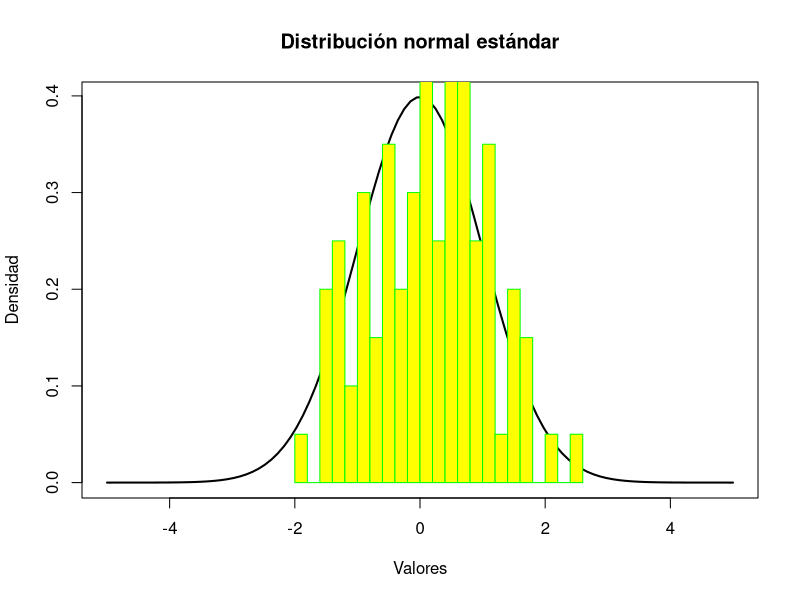
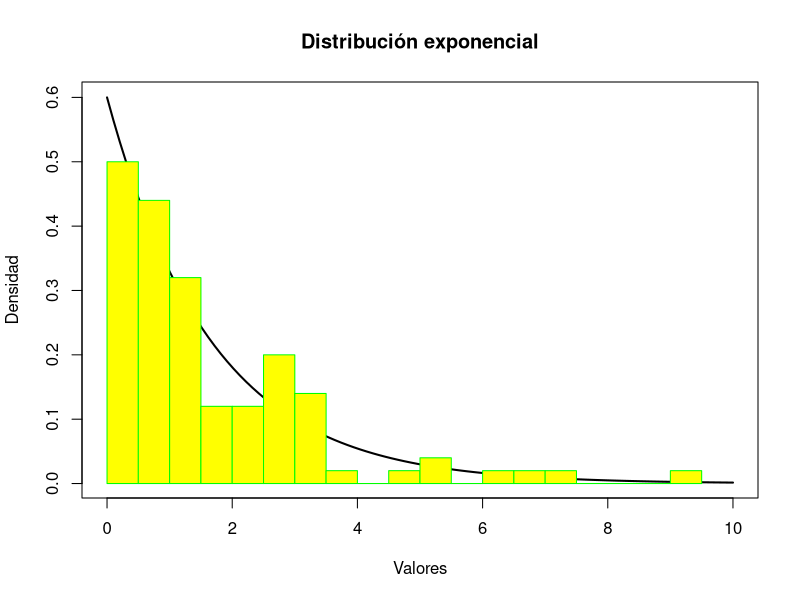
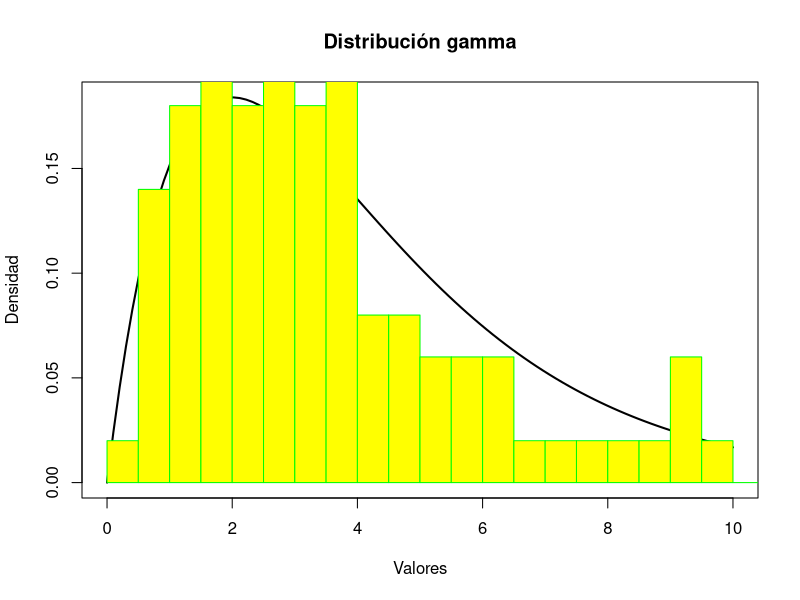
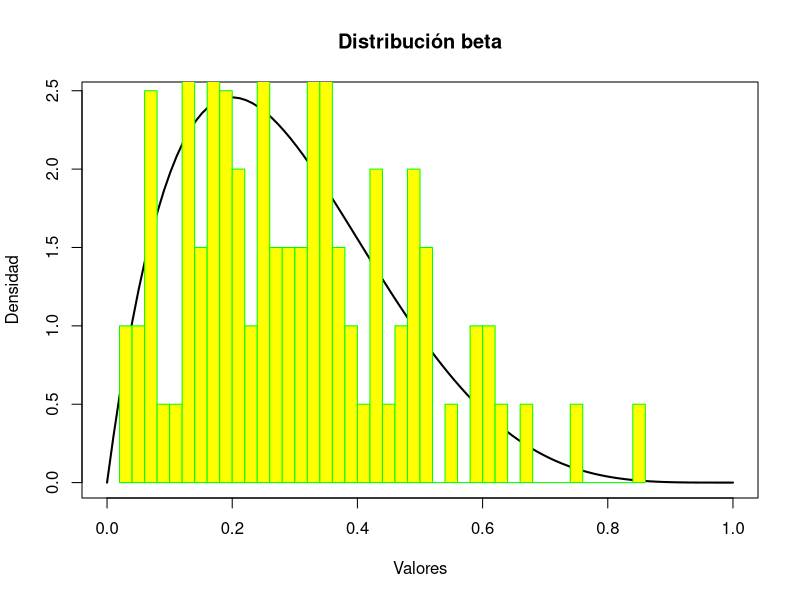
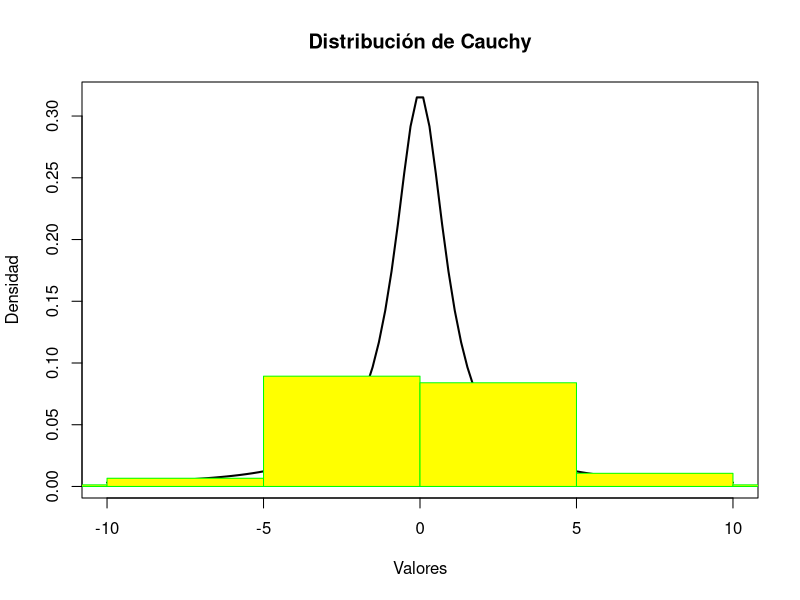
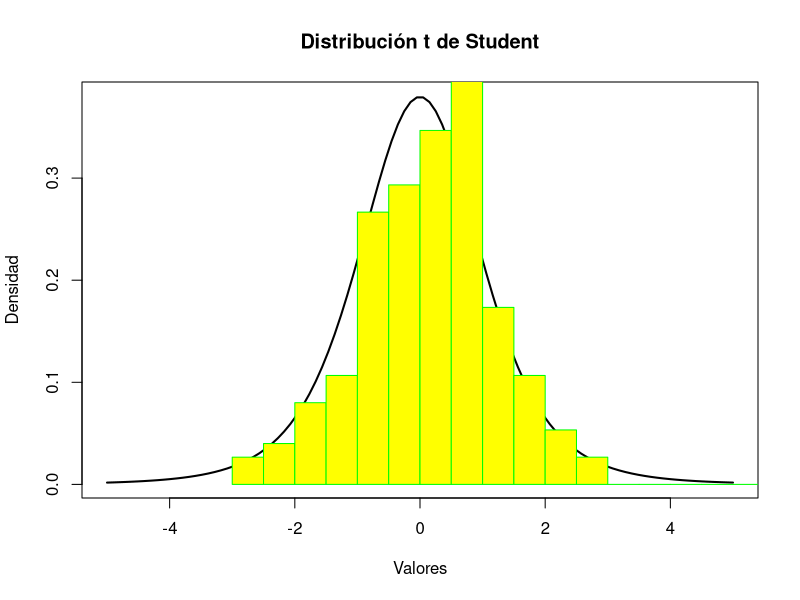
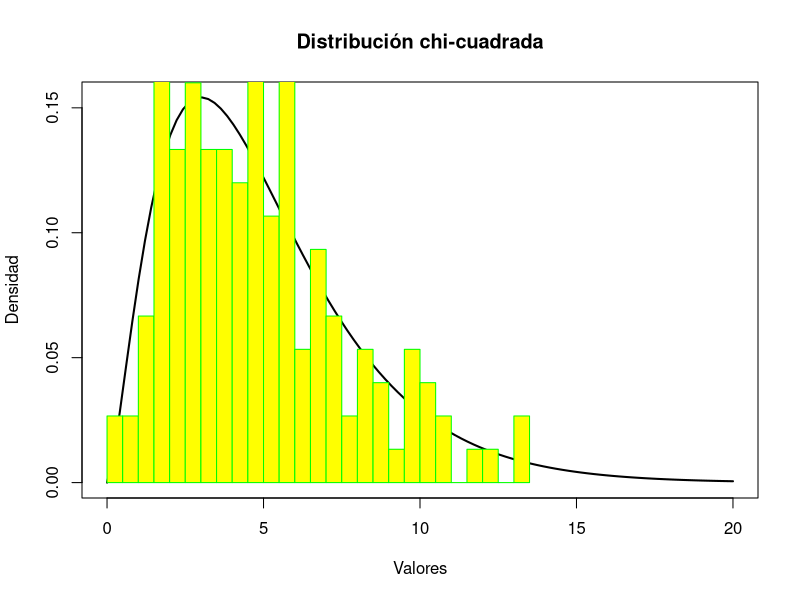
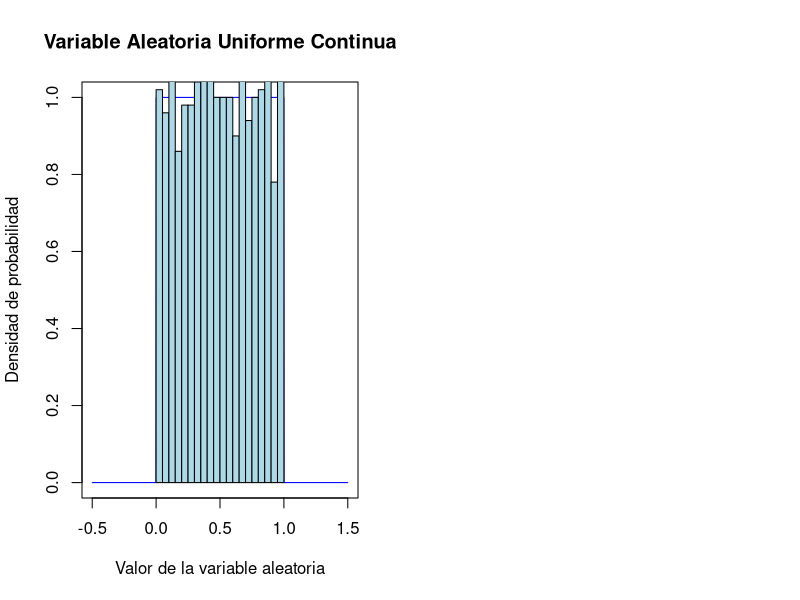

These charts were generated, in order, by the following R code:
## ---- chunk 1
# << == >>  << == >>  << == >>  << == >>  << == >>  << == >>  << == >>  << == >>  << == >> 
# << == >>  << == >>  << == >>  << == >>  << == >>  << == >>  << == >>  << == >>  << == >> 
# Distribucion Normal
# << == >>  << == >>  << == >>  << == >>  << == >>  << == >>  << == >>  << == >>  << == >> 
numvar <- 100;  media <- 0;  varianza <- 1; a <- 5
# Generar datos aleatorios de una distribución normal
datos <- rnorm(numvar, mean = media, sd = varianza)
# Calcular la densidad de la distribución normal en un rango de valores
rango <- seq(-a, a, length.out = 100)
densidad <- dnorm(rango, mean = media, sd = varianza)
# Dibujar la gráfica de la distribución normal
plot(rango, densidad, type = "l", lwd = 2, 
     xlab = "Valores", ylab = "Densidad",
     main = "Distribución normal estándar")
# Agregar los datos aleatorios a la gráfica
hist(datos, breaks = 30, add = TRUE, col = "yellow",
     border= 'green',freq = FALSE)
# << == >>  << == >>  << == >>  << == >>  << == >>  << == >>  << == >>  << == >>  << == >> 
# Distribucion Exponencial
# << == >>  << == >>  << == >>  << == >>  << == >>  << == >>  << == >>  << == >>  << == >> 
lambda <- 0.6; ValMax <- 10;
rango <- seq(0, ValMax, length.out = 100)
datos <- rexp(numvar, lambda);
densidad <- dexp(rango, rate = lambda);
# Dibujar la gráfica de la distribución exponencial
plot(rango, densidad, type = "l", lwd = 2, 
     xlab = "Valores", ylab = "Densidad",
     main = "Distribución exponencial")
# Agregar los datos aleatorios a la gráfica
hist(datos, breaks = 30, col= "yellow", border="green",
     add=TRUE, freq = FALSE)
# << == >>  << == >>  << == >>  << == >>  << == >>  << == >>  << == >>  << == >>  << == >> 
# Distribucion Gamma
# << == >>  << == >>  << == >>  << == >>  << == >>  << == >>  << == >>  << == >>  << == >> 
a <- 2;  b <- 0.5
# Generar datos aleatorios de una distribución gamma
datos <- rgamma(numvar, shape = a, rate = b)
# Calcular la densidad de la distribución gamma en un rango de valores
rango <- seq(0, ValMax, length.out = 100)
densidad <- dgamma(rango, shape = a, rate = b)
# Dibujar la gráfica de la distribución gamma
plot(rango, densidad, type = "l", lwd = 2, 
     xlab = "Valores", ylab = "Densidad",
     main = "Distribución gamma")
# Agregar los datos aleatorios a la gráfica
hist(datos, breaks = 30, col= "yellow", border="green", 
     add=TRUE, freq = FALSE)
# << == >>  << == >>  << == >>  << == >>  << == >>  << == >>  << == >>  << == >>  << == >> 
# Distribución Beta
# << == >>  << == >>  << == >>  << == >>  << == >>  << == >>  << == >>  << == >>  << == >> 
c <- 5
datos <- rbeta(numvar, shape1 = a, shape2 = c)
# Calcular la densidad de la distribución beta en un rango de valores
rango <- seq(0, 1, length.out = 100)
densidad <- dbeta(rango, shape1 = a, shape2 = c)
# Dibujar la gráfica de la distribución beta
plot(rango, densidad, type = "l", lwd = 2, 
     xlab = "Valores", ylab = "Densidad",
     main = "Distribución beta")
# Agregar los datos aleatorios a la gráfica
hist(datos, breaks = 30, col= "yellow", border="green", 
     add=TRUE, freq = FALSE)
# << == >>  << == >>  << == >>  << == >>  << == >>  << == >>  << == >>  << == >>  << == >> 
# Distribucion Cauchy
# << == >>  << == >>  << == >>  << == >>  << == >>  << == >>  << == >>  << == >>  << == >> 
numvar <- 150; a = 0; b = 1; ValMax <- 10
# Generar datos aleatorios de una distribución de Cauchy
datos <- rcauchy(numvar, location = a, scale = b)
# Calcular la densidad de la distribución de Cauchy en un rango de valores
rango <- seq(-ValMax, ValMax, length.out = 100)
densidad <- dcauchy(rango, location = a, scale = b)
# Dibujar la gráfica de la distribución de Cauchy
plot(rango, densidad, type = "l", lwd = 2, 
     xlab = "Valores", ylab = "Densidad",
     main = "Distribución de Cauchy")
# Agregar los datos aleatorios a la gráfica
hist(datos, breaks = 30, col= "yellow", border="green",
     add=TRUE, freq = FALSE)
# << == >>  << == >>  << == >>  << == >>  << == >>  << == >>  << == >>  << == >>  << == >> 
# Distribucion T-Student
# << == >>  << == >>  << == >>  << == >>  << == >>  << == >>  << == >>  << == >>  << == >> 
# Generar datos aleatorios de una distribución t de Student
gl <- 5; datos <- rt(numvar, df = gl); ValMax <- 5
# Calcular la densidad de la distribución t de Student en un rango de valores
rango <- seq(-ValMax, ValMax, length.out = 100)
densidad <- dt(rango, df = gl)
# Dibujar la gráfica de la distribución t de Student
plot(rango, densidad, type = "l", lwd = 2, xlab = "Valores", ylab = "Densidad",
     main = "Distribución t de Student")
# Agregar los datos aleatorios a la gráfica
hist(datos, breaks = 30, col= "yellow", border="green", 
     add=TRUE, freq = FALSE)
# << == >>  << == >>  << == >>  << == >>  << == >>  << == >>  << == >>  << == >>  << == >> 
# Distribucion Chi-cuadrada
# << == >>  << == >>  << == >>  << == >>  << == >>  << == >>  << == >>  << == >>  << == >> 
gl - 5;  numvar <- 150; ValMax <- 20
# Generar datos aleatorios de una distribución chi-cuadrada
datos <- rchisq(numvar, df = gl)
# Calcular la densidad de la distribución chi-cuadrada en un rango de valores
rango <- seq(0, ValMax, length.out = 100)
densidad <- dchisq(rango, df = gl)
# Dibujar la gráfica de la distribución chi-cuadrada
plot(rango, densidad, type = "l", lwd = 2, 
     xlab = "Valores", ylab = "Densidad",
     main = "Distribución chi-cuadrada")
# Agregar los datos aleatorios a la gráfica
hist(datos, breaks = 30, col= "yellow", border="green",
     add=TRUE, freq = FALSE)
# Definir la función de densidad de probabilidad
pdf_unif <- function(x) {ifelse(x >= 0 & x <= 1, 1, 0)}
# Generar datos de la variable aleatoria uniforme continua
set.seed(123)  # establecer una semilla para la reproducibilidad
datos <- runif(1000, min = 0, max = 1)
# Graficar la función de densidad de probabilidad y el histograma
par(mfrow = c(1,2))  # mostrar dos gráficos en una fila
curve(pdf_unif, from = -0.5, to = 1.5, n = 1000, col = "blue",
      main = "Variable Aleatoria Uniforme Continua",
      xlab = "Valor de la variable aleatoria", ylab = "Densidad de probabilidad")
hist(datos, breaks = 20, col = "lightblue", freq = FALSE, add = TRUE)
# << == >>  << == >>  << == >>  << == >>  << == >>  << == >>  << == >>  << == >>  << == >> 
par(mfrow = c(1,1))  # volver a la configuración de gráficos predeterminada
# << == >>  << == >>  << == >>  << == >>  << == >>  << == >>  << == >>  << == >>  << == >> 
# Todas en una sola ventana
# << == >>  << == >>  << == >>  << == >>  << == >>  << == >>  << == >>  << == >>  << == >> 
# << == >>  << == >>  << == >>  << == >>  << == >>  << == >>  << == >>  << == >>  << == >> 
par(mfrow = c(3,3))
# Distribucion Normal
# << == >>  << == >>  << == >>  << == >>  << == >>  << == >>  << == >>  << == >>  << == >> 
numvar <- 100;  media <- 0;  varianza <- 1; a <- 5
# Generar datos aleatorios de una distribución normal
datos <- rnorm(numvar, mean = media, sd = varianza)
# Calcular la densidad de la distribución normal en un rango de valores
rango <- seq(-a, a, length.out = 100)
densidad <- dnorm(rango, mean = media, sd = varianza)
# Dibujar la gráfica de la distribución normal
plot(rango, densidad, type = "l", lwd = 2, 
     xlab = "Valores", ylab = "Densidad",
     main = "Distribución normal estándar")
# Agregar los datos aleatorios a la gráfica
hist(datos, breaks = 30, add = TRUE, col = "yellow",
     border= 'green',freq = FALSE)
# << == >>  << == >>  << == >>  << == >>  << == >>  << == >>  << == >>  << == >>  << == >> 
# Distribucion Exponencial
# << == >>  << == >>  << == >>  << == >>  << == >>  << == >>  << == >>  << == >>  << == >> 
lambda <- 0.6; ValMax <- 10;
rango <- seq(0, ValMax, length.out = 100)
datos <- rexp(numvar, lambda);
densidad <- dexp(rango, rate = lambda);
# Dibujar la gráfica de la distribución exponencial
plot(rango, densidad, type = "l", lwd = 2, 
     xlab = "Valores", ylab = "Densidad",
     main = "Distribución exponencial")
# Agregar los datos aleatorios a la gráfica
hist(datos, breaks = 30, col= "yellow", border="green",
     add=TRUE, freq = FALSE)
# << == >>  << == >>  << == >>  << == >>  << == >>  << == >>  << == >>  << == >>  << == >> 
# Distribucion Gamma
# << == >>  << == >>  << == >>  << == >>  << == >>  << == >>  << == >>  << == >>  << == >> 
a <- 2;  b <- 0.5
# Generar datos aleatorios de una distribución gamma
datos <- rgamma(numvar, shape = a, rate = b)
# Calcular la densidad de la distribución gamma en un rango de valores
rango <- seq(0, ValMax, length.out = 100)
densidad <- dgamma(rango, shape = a, rate = b)
# Dibujar la gráfica de la distribución gamma
plot(rango, densidad, type = "l", lwd = 2, 
     xlab = "Valores", ylab = "Densidad",
     main = "Distribución gamma")
# Agregar los datos aleatorios a la gráfica
hist(datos, breaks = 30, col= "yellow", border="green", 
     add=TRUE, freq = FALSE)
# << == >>  << == >>  << == >>  << == >>  << == >>  << == >>  << == >>  << == >>  << == >> 
# Distribución Beta
# << == >>  << == >>  << == >>  << == >>  << == >>  << == >>  << == >>  << == >>  << == >> 
c <- 5
datos <- rbeta(numvar, shape1 = a, shape2 = c)
# Calcular la densidad de la distribución beta en un rango de valores
rango <- seq(0, 1, length.out = 100)
densidad <- dbeta(rango, shape1 = a, shape2 = c)
# Dibujar la gráfica de la distribución beta
plot(rango, densidad, type = "l", lwd = 2, 
     xlab = "Valores", ylab = "Densidad",
     main = "Distribución beta")
# Agregar los datos aleatorios a la gráfica
hist(datos, breaks = 30, col= "yellow", border="green", 
     add=TRUE, freq = FALSE)
# << == >>  << == >>  << == >>  << == >>  << == >>  << == >>  << == >>  << == >>  << == >> 
# Distribucion Cauchy
# << == >>  << == >>  << == >>  << == >>  << == >>  << == >>  << == >>  << == >>  << == >> 
numvar <- 150; a = 0; b = 1; ValMax <- 10
# Generar datos aleatorios de una distribución de Cauchy
datos <- rcauchy(numvar, location = a, scale = b)
# Calcular la densidad de la distribución de Cauchy en un rango de valores
rango <- seq(-ValMax, ValMax, length.out = 100)
densidad <- dcauchy(rango, location = a, scale = b)
# Dibujar la gráfica de la distribución de Cauchy
plot(rango, densidad, type = "l", lwd = 2, 
     xlab = "Valores", ylab = "Densidad",
     main = "Distribución de Cauchy")
# Agregar los datos aleatorios a la gráfica
hist(datos, breaks = 30, col= "yellow", border="green",
     add=TRUE, freq = FALSE)
# << == >>  << == >>  << == >>  << == >>  << == >>  << == >>  << == >>  << == >>  << == >> 
# Distribucion T-Student
# << == >>  << == >>  << == >>  << == >>  << == >>  << == >>  << == >>  << == >>  << == >> 
# Generar datos aleatorios de una distribución t de Student
gl <- 5; datos <- rt(numvar, df = gl); ValMax <- 5
# Calcular la densidad de la distribución t de Student en un rango de valores
rango <- seq(-ValMax, ValMax, length.out = 100)
densidad <- dt(rango, df = gl)
# Dibujar la gráfica de la distribución t de Student
plot(rango, densidad, type = "l", lwd = 2, xlab = "Valores", ylab = "Densidad",
     main = "Distribución t de Student")
# Agregar los datos aleatorios a la gráfica
hist(datos, breaks = 30, col= "yellow", border="green", 
     add=TRUE, freq = FALSE)
# << == >>  << == >>  << == >>  << == >>  << == >>  << == >>  << == >>  << == >>  << == >> 
# Distribucion Chi-cuadrada
# << == >>  << == >>  << == >>  << == >>  << == >>  << == >>  << == >>  << == >>  << == >> 
gl - 5;  numvar <- 150; ValMax <- 20
# Generar datos aleatorios de una distribución chi-cuadrada
datos <- rchisq(numvar, df = gl)
# Calcular la densidad de la distribución chi-cuadrada en un rango de valores
rango <- seq(0, ValMax, length.out = 100)
densidad <- dchisq(rango, df = gl)
# Dibujar la gráfica de la distribución chi-cuadrada
plot(rango, densidad, type = "l", lwd = 2, 
     xlab = "Valores", ylab = "Densidad",
     main = "Distribución chi-cuadrada")
# Agregar los datos aleatorios a la gráfica
hist(datos, breaks = 30, col= "yellow", border="green",
     add=TRUE, freq = FALSE)
# Definir la función de densidad de probabilidad
pdf_unif <- function(x) {ifelse(x >= 0 & x <= 1, 1, 0)}
# Generar datos de la variable aleatoria uniforme continua
set.seed(123)  # establecer una semilla para la reproducibilidad
datos <- runif(1000, min = 0, max = 1)
# Graficar la función de densidad de probabilidad y el histograma
#par(mfrow = c(1,2))  # mostrar dos gráficos en una fila
curve(pdf_unif, from = -0.5, to = 1.5, n = 1000, col = "blue",
      main = "Variable Aleatoria Uniforme Continua",
      xlab = "Valor de la variable aleatoria", ylab = "Densidad de probabilidad")
hist(datos, breaks = 20, col = "lightblue", freq = FALSE, add = TRUE)
# << == >>  << == >>  << == >>  << == >>  << == >>  << == >>  << == >>  << == >>  << == >> 
# << == >>  << == >>  << == >>  << == >>  << == >>  << == >>  << == >>  << == >>  << == >> 
# Distribuciones Discretas
# << == >>  << == >>  << == >>  << == >>  << == >>  << == >>  << == >>  << == >>  << == >> 
# << == >>  << == >>  << == >>  << == >>  << == >>  << == >>  << == >>  << == >>  << == >> 
# Calcular la distribución binomial
n <- 10; p <- 0.5; x <- 0:n  # valores posibles de éxitos
prob <- dbinom(x, size = n, prob = p)  # probabilidad de cada valor de x
# Graficar la distribución binomial
barplot(prob, names.arg = x, col = "lightblue",
        main = "Distribución Binomial", xlab = "Número de éxitos",
        ylab = "Probabilidad")
# Calcular la distribución binomial y la distribución teórica
n <- 20; p <- 0.3; x <- 0:n  # valores posibles de éxitos
prob <- dbinom(x, size = n, prob = p)  # probabilidad de cada valor de x
mu <- n * p  # media de la distribución binomial
sigma <- sqrt(n * p * (1 - p))  # desviación estándar de la distribución binomial
x_teoria <- seq(0, n, length.out = 100)  # valores de x para la distribución teórica
prob_teoria <- dnorm(x_teoria, mean = mu, sd = sigma)  # probabilidad de cada valor de x_teoria
# según la distribución normal
# Graficar la distribución binomial y la distribución teórica
barplot(prob, names.arg = x, col = "lightblue",
        main = "Distribución Binomial vs. Distribución Normal",
        xlab = "Número de éxitos", ylab = "Probabilidad")
lines(x_teoria, prob_teoria, col = "red", lwd = 2)
# Calcular la distribución geométrica y la distribución teórica
p <- 0.3; x <- 0:10  # valores posibles de ensayos antes del primer éxito
prob <- dgeom(x, prob = p)  # probabilidad de cada valor de x
x_teoria <- seq(0, 10, length.out = 100)  # valores de x para la distribución teórica
prob_teoria <- dgeom(x_teoria, prob = p)  # probabilidad de cada valor de x_teoria según 
# la distribución geométrica
# Graficar la distribución geométrica y la distribución teórica
barplot(prob, names.arg = x, col = "lightblue",
        main = "Distribución Geométrica vs. Distribución Teórica",
        xlab = "Número de ensayos antes del primer éxito", ylab = "Probabilidad")
points(x_teoria, prob_teoria, col = "red", pch = 19)
# Generar una muestra aleatoria de una variable geométrica
set.seed(123)  # fijar la semilla para reproducibilidad
p <- 0.3; n <- 1000; muestra <- rgeom(n, prob = p)
# Calcular la distribución teórica geométrica
x_teoria <- 0:10  # valores posibles de la variable aleatoria
prob_teoria <- dgeom(x_teoria, prob = p)  # probabilidad de cada valor de x_teoria según 
# la distribución geométrica
# Graficar el histograma y la distribución teórica
hist(muestra, prob = TRUE, col = "lightblue",
     main = "Variable Aleatoria Geométrica vs. Distribución Teórica",
     xlab = "Valor de la variable aleatoria", ylab = "Densidad")
lines(x_teoria, prob_teoria, col = "red")
# Calcular la distribución teórica Poisson
lambda <- 2  # parámetro lambda de la distribución Poisson
x_teoria <- 0:10  # valores posibles de la variable aleatoria
prob_teoria <- dpois(x_teoria, lambda)  # probabilidad de cada valor de x_teoria según 
# la distribución Poisson
# Graficar el diagrama de barras y la distribución teórica
barplot(prob_teoria, names.arg = x_teoria, col = "lightblue",
        main = "Distribución Poisson vs. Distribución Teórica",
        xlab = "Valor de la variable aleatoria", ylab = "Probabilidad")
lines(x_teoria, prob_teoria, col = "red")
# Definir los valores posibles de la variable aleatoria y sus probabilidades
x <- 1:5  # valores posibles de la variable aleatoria
prob <- rep(1/5, 5)  # probabilidad igual para cada valor
# Graficar el diagrama de barras
barplot(prob, names.arg = x, col = "lightblue",
        main = "Variable Aleatoria Uniforme Discreta",
        xlab = "Valor de la variable aleatoria", ylab = "Probabilidad")
# << == >>  << == >>  << == >>  << == >>  << == >>  << == >>  << == >>  << == >>  << == >> 
# Todas en una sola ventana
par(mfrow = c(2,3))
# Calcular la distribución binomial
n <- 10; p <- 0.5; x <- 0:n  # valores posibles de éxitos
prob <- dbinom(x, size = n, prob = p)  # probabilidad de cada valor de x
# Graficar la distribución binomial
barplot(prob, names.arg = x, col = "lightblue",
        main = "Distribución Binomial", xlab = "Número de éxitos",
        ylab = "Probabilidad")
# Calcular la distribución binomial y la distribución teórica
n <- 20; p <- 0.3; x <- 0:n  # valores posibles de éxitos
prob <- dbinom(x, size = n, prob = p)  # probabilidad de cada valor de x
mu <- n * p  # media de la distribución binomial
sigma <- sqrt(n * p * (1 - p))  # desviación estándar de la distribución binomial
x_teoria <- seq(0, n, length.out = 100)  # valores de x para la distribución teórica
prob_teoria <- dnorm(x_teoria, mean = mu, sd = sigma)  # probabilidad de cada valor de x_teoria 
#según la distribución normal
# Graficar la distribución binomial y la distribución teórica
barplot(prob, names.arg = x, col = "lightblue",
        main = "Distribución Binomial vs. Distribución Normal",
        xlab = "Número de éxitos", ylab = "Probabilidad")
lines(x_teoria, prob_teoria, col = "red", lwd = 2)
# Calcular la distribución geométrica y la distribución teórica
p <- 0.3; x <- 0:10  # valores posibles de ensayos antes del primer éxito
prob <- dgeom(x, prob = p)  # probabilidad de cada valor de x
x_teoria <- seq(0, 10, length.out = 100)  # valores de x para la distribución teórica
prob_teoria <- dgeom(x_teoria, prob = p)  # probabilidad de cada valor de x_teoria según la 
#distribución geométrica
# Graficar la distribución geométrica y la distribución teórica
barplot(prob, names.arg = x, col = "lightblue",
        main = "Distribución Geométrica vs. Distribución Teórica",
        xlab = "Número de ensayos antes del primer éxito", ylab = "Probabilidad")
points(x_teoria, prob_teoria, col = "red", pch = 19)
# Generar una muestra aleatoria de una variable geométrica
set.seed(123)  # fijar la semilla para reproducibilidad
p <- 0.3; n <- 1000; muestra <- rgeom(n, prob = p)
# Calcular la distribución teórica geométrica
x_teoria <- 0:10  # valores posibles de la variable aleatoria
prob_teoria <- dgeom(x_teoria, prob = p)  # probabilidad de cada valor de x_teoria según la 
#distribución geométrica
# Graficar el histograma y la distribución teórica
hist(muestra, prob = TRUE, col = "lightblue",
     main = "Variable Aleatoria Geométrica vs. Distribución Teórica",
     xlab = "Valor de la variable aleatoria", ylab = "Densidad")
lines(x_teoria, prob_teoria, col = "red")
# Calcular la distribución teórica Poisson
lambda <- 2  # parámetro lambda de la distribución Poisson
x_teoria <- 0:10  # valores posibles de la variable aleatoria
prob_teoria <- dpois(x_teoria, lambda)  # probabilidad de cada valor de x_teoria según la 
#distribución Poisson
# Graficar el diagrama de barras y la distribución teórica
barplot(prob_teoria, names.arg = x_teoria, col = "lightblue",
        main = "Distribución Poisson vs. Distribución Teórica",
        xlab = "Valor de la variable aleatoria", ylab = "Probabilidad")
lines(x_teoria, prob_teoria, col = "red")
# Definir los valores posibles de la variable aleatoria y sus probabilidades
x <- 1:5  # valores posibles de la variable aleatoria
prob <- rep(1/5, 5)  # probabilidad igual para cada valor
# Graficar el diagrama de barras
barplot(prob, names.arg = x, col = "lightblue",
        main = "Variable Aleatoria Uniforme Discreta",
        xlab = "Valor de la variable aleatoria", ylab = "Probabilidad")
# << == >>  << == >>  << == >>  << == >>  << == >>  << == >>  << == >>  << == >>  << == >> 
